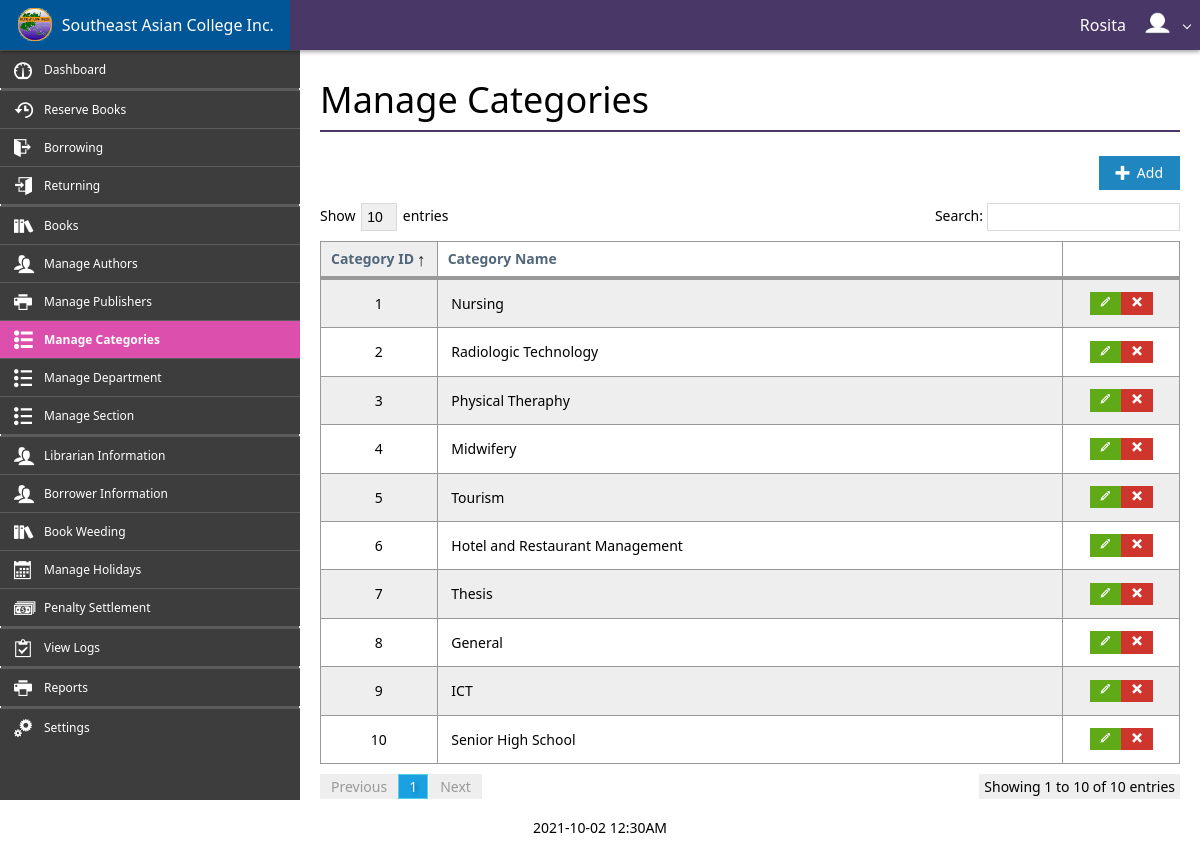
/control_panel/manage_categories.php (signed in), run on the app's committed database.
### tables this page shows
CREATE TABLE `categories` (
  `Category_ID` int(11) NOT NULL,
  `Category_Name` varchar(50) NOT NULL
);

### control_panel/requests/connection.php (called while the page is built, shortened)
<?php
    class Connection {
        private $hostname = 'localhost';
        private $username = 'root';
        private $password = '';
        private $database = 'saci_db';
        private $connection, $query;
        function open() {
            return $this->connection = mysqli_connect($this->hostname, $this->username, $this->password, $this->database);
        }
        function query($sql) {
            return $this->query = mysqli_query($this->connection, $sql);
        }
        function fetch_assoc() {
            return mysqli_fetch_assoc($this->query);
        }
    }
?>

### control_panel/manage_categories.php (the view, shortened to what this page needs)
<?php
    include_once('assets/system/header.php');
?>
<div class="app-bar fixed-top shadow" data-role="appbar" style="background-color:#493867;">
    <a class="app-bar-element branding" href="./"><img class="app-logo" src="assets/image/Southeast Asian College.png">&nbsp;&nbsp;Southeast Asian College Inc.</a>
    <?php
        if(isset($_SESSION['account_username'])) {
            $name = $_SESSION['account_first_name'] . ' ' . $_SESSION['account_last_name'];
            echo '<ul class="app-bar-menu place-right" style="background-color:#493867;">';
            echo '<li><a class="app-bar-element dropdown-toggle" style="background-color:#493867;">' . $name . '&nbsp;&nbsp;<img class="app-logo" src="./../user_images/' . $_SESSION['account_image'] . '"></a>';
            echo '</li>';
            echo '</ul>';
        } else {
            echo '<div class="place-right">';
            echo '<a class="app-bar-element" href="login.php"><span class="mif-switch"></span>&nbsp;&nbsp;Login</a>';
            echo '</div>';
        }
    ?>
</div>
<div id="main-block">
    <div class="flex-grid" style="height: 100%;">
        <div class="row" style="height: 100%;">
            <div id="cell-sidebar" class="cell bg-lightDark size-x300" style="overflow-y: scroll; height: 100%;">
                <ul class="sidebar2 dark">
                    <li><a href="./"><span class="mif-meter mif-ani-shuttle icon"></span><span class="title">Dashboard</span></a></li>
                    <li class="divider"></li><li class="divider"></li>
                    <li><a href="./reserved_materials.php"><span class="mif-history icon"></span><span class="title">Reserve Books</span></a></li>
                    <li><a href="./loan_materials.php"><span class="mif-exit icon"></span><span class="title">Borrowing</span></a></li>
                    <li><a href="./receive_materials.php"><span class="mif-enter icon"></span><span class="title">Returning</span></a></li>
                    <li class="divider"></li><li class="divider"></li>
                    <li><a href="./manage_materials.php"><span class="mif-books icon"></span><span class="title">Books</span></a></li>
                    <li><a href="./manage_authors.php"><span class="mif-users icon"></span><span class="title">Manage Authors</span></a></li>
                    <li><a href="./manage_publishers.php"><span class="mif-printer icon"></span><span class="title">Manage Publishers</span></a></li>
                    <li class="active"><a href="./manage_categories.php"><span class="mif-list2 icon"></span><span class="title">Manage Categories</span></a></li>
                    <li><a href="./manage_department.php"><span class="mif-list2 icon"></span><span class="title">Manage Department</span></a></li>
                    <li><a href="./manage_section.php"><span class="mif-list2 icon"></span><span class="title">Manage Section</span></a></li>
                    <li class="divider"></li><li class="divider"></li>
                    <li><a href="./manage_faculties.php"><span class="mif-users icon"></span><span class="title">Librarian Information</span></a></li>
                    <li><a href="./manage_students.php"><span class="mif-users icon"></span><span class="title">Borrower Information</span></a></li>
                    <li><a href="./manage_weeding.php"><span class="mif-books icon"></span><span class="title">Book Weeding</span></a></li>
                    <li><a href="./manage_holidays.php"><span class="mif-calendar icon"></span><span class="title">Manage Holidays</span></a></li>
                    <li><a href="./settled_penalties.php"><span class="mif-dollars icon"></span><span class="title">Penalty Settlement</span></a></li>
                    <li class="divider"></li><li class="divider"></li>
                    <li><a href="./view_logs.php"><span class="mif-clipboard icon"></span><span class="title">View Logs</span></a></li>
                    <li class="divider"></li><li class="divider"></li>
                    <li><a href="./generate_reports.php"><span class="mif-printer icon"></span><span class="title">Reports</span></a></li>
                    <li class="divider"></li><li class="divider"></li>
                    <li><a href="./settings.php"><span class="mif-cogs icon"></span><span class="title">Settings</span></a></li>
                </ul>
            </div>
            <div id="cell-content" class="pane-scroll cell auto-size padding20 pane-scroll">
                <h1 class="text-light">Manage Categories</h1>
                <hr style="background-color:#493867;"><br>
                <div class="align-right">
                    <a class="button primary beautify beautify-mif" data-button="add-category-button" data-role="hint" data-hint="Add Category" data-hint-background="#dc4fad" data-hint-color="#ffffff" data-hint-mode="2" data-hint-position="top"><span class="mif mif-plus"></span>&nbsp;&nbsp;Add</a>
                </div>
                <table id="categories-table" class="table striped border bordered">
                    <thead>
                        <tr>
                            <th width="15%">Category ID</th>
                            <th>Category Name</th>
                            <th width="15%"></th>
                        </tr>
                    </thead>
                    <tbody>
                        <?php
                            require_once('requests/connection.php');
                            $connection = new Connection();
                            $connection->open();
                            $connection->query("SELECT * FROM categories");
                            while($row = $connection->fetch_assoc()) {
                                echo '<tr>';
                                echo '<td class="align-center">' . $row['Category_ID'] . '</td>';
                                echo '<td>' . $row['Category_Name'] . '</td>';
                                echo '<td class="align-center"><a class="button success mini-button beautify" data-button="edit-category-button" data-var-id="' . $row['Category_ID'] . '" data-role="hint" data-hint="Edit Category" data-hint-background="#dc4fad" data-hint-color="#ffffff" data-hint-mode="2" data-hint-position="top"><span class="mif mif-pencil"></span></a><a class="button danger mini-button beautify" data-button="delete-category-button" data-var-id="' . $row['Category_ID'] . '" data-role="hint" data-hint="Delete Category" data-hint-background="#dc4fad" data-hint-color="#ffffff" data-hint-mode="2" data-hint-position="top"><span class="mif mif-cross"></span></a></td>';
                                echo '</tr>';
                            }
                        ?>
                    </tbody>
                </table>
            </div>
        </div>
    </div>
</div>
<?php
    include_once('assets/system/footer.php');
?>

### control_panel/assets/css/stylesheet.css (style rules this page uses)
.app-logo { margin-top: -4px; height: 75%; }
.bg-lightDark { background-color: #3D3D3D; }
.pane-scroll { overflow-y: scroll; height: 100%; }
.sidebar2.dark { border: none; min-width: 100%; }
.sidebar2.dark li.active a { background-color: #dc4fad; }
.sidebar2 li a { padding: .50rem 1.75rem .50rem 2.25rem; }
.sidebar2 > li > a > .title { font-size: .75rem; margin-left: .5rem; }
a.button.beautify.beautify-mif .mif { margin-top: -.15rem !important; }
a.button.mini-button.beautify { padding: .2rem .625rem !important; }
#main-body { padding: 3.125rem 0 0; }
#main-block { min-height: 100%; height: 100%; }

### data on the page
categories: Category_ID "1", Category_Name "Nursing"
categories: Category_ID "2", Category_Name "Radiologic Technology"
categories: Category_ID "3", Category_Name "Physical Theraphy"
categories: Category_ID "4", Category_Name "Midwifery"
categories: Category_ID "5", Category_Name "Tourism"
categories: Category_ID "6", Category_Name "Hotel and Restaurant Management"
categories: Category_ID "7", Category_Name "Thesis"
categories: Category_ID "8", Category_Name "General"
categories: Category_ID "9", Category_Name "ICT"
categories: Category_ID "10", Category_Name "Senior High School"

### other printed values
$name "Rosita"
